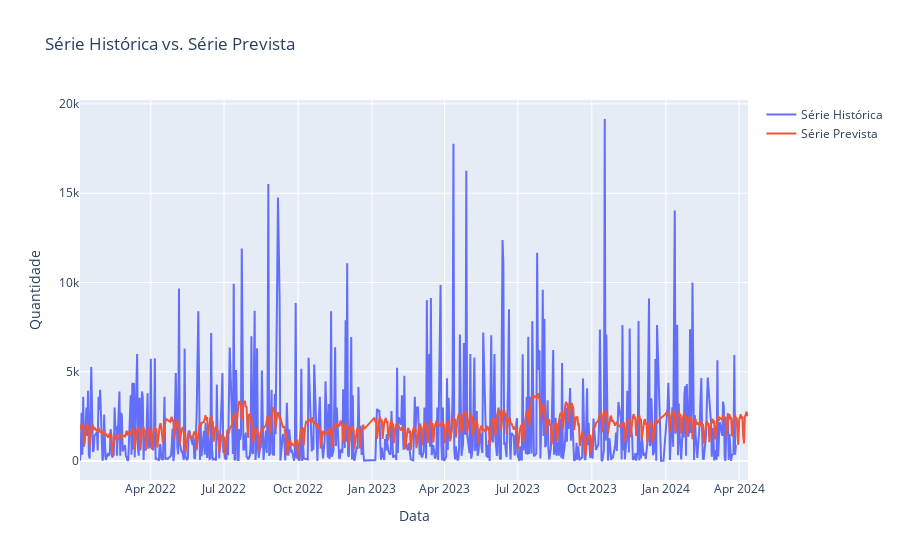

Write notebook code for a chart like this one.
### Code cell
import plotly.graph_objects as go
import pandas as pd
from prophet import Prophet

# Renomear as colunas de acordo com o formato esperado pelo Prophet
df_filtrado_prophet = df_filtrado[['data', 'quantidade']].copy()
df_filtrado_prophet.columns = ['ds', 'y']

# Verificar e remover datas duplicadas na série histórica
df_filtrado_prophet = df_filtrado_prophet[~df_filtrado_prophet.duplicated(subset='ds')]

# Inicializar o modelo Prophet
model_prophet = Prophet()

# Ajustar o modelo aos dados históricos
model_prophet.fit(df_filtrado_prophet)

# Criar um DataFrame com as datas dos próximos 15 dias para a previsão
future_dates = model_prophet.make_future_dataframe(periods=15)

# Fazer a previsão para os próximos 15 dias
forecast = model_prophet.predict(future_dates)

# Criar um gráfico de linha com Plotly
fig = go.Figure()

# Adicionar a série histórica
fig.add_trace(go.Scatter(x=df_filtrado_prophet['ds'], y=df_filtrado_prophet['y'], mode='lines', name='Série Histórica'))

# Adicionar a série prevista
fig.add_trace(go.Scatter(x=forecast['ds'], y=forecast['yhat'], mode='lines', name='Série Prevista'))

# Adicionar layout e título
fig.update_layout(title='Série Histórica vs. Série Prevista', xaxis_title='Data', yaxis_title='Quantidade')

# Mostrar o gráfico
fig.show()

### Figure 1 — Plotly figure (JSON) as saved in the notebook; plotly's stock layout.template omitted (floating-point values rounded to 4 significant figures; data arrays with more than 128 entries replaced by an {"elided": "..."} marker saying what was removed)
{"data": [{"mode": "lines", "name": "Série Histórica", "type": "scatter", "x": {"elided": "643 str values"}, "y": {"elided": "643 int values"}}, {"mode": "lines", "name": "Série Prevista", "type": "scatter", "x": {"elided": "658 str values"}, "y": {"elided": "658 float values"}}], "layout": {"title": {"text": "Série Histórica vs. Série Prevista"}, "xaxis": {"title": {"text": "Data"}}, "yaxis": {"title": {"text": "Quantidade"}}}}
